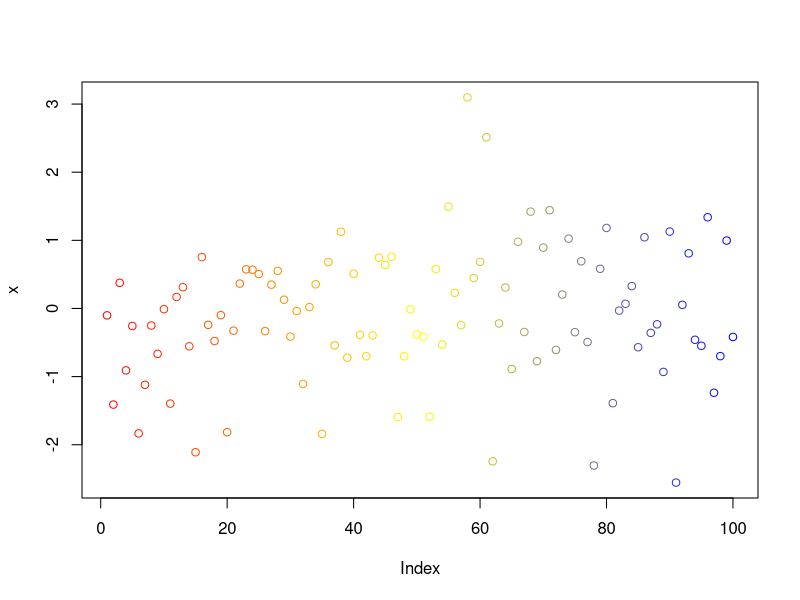
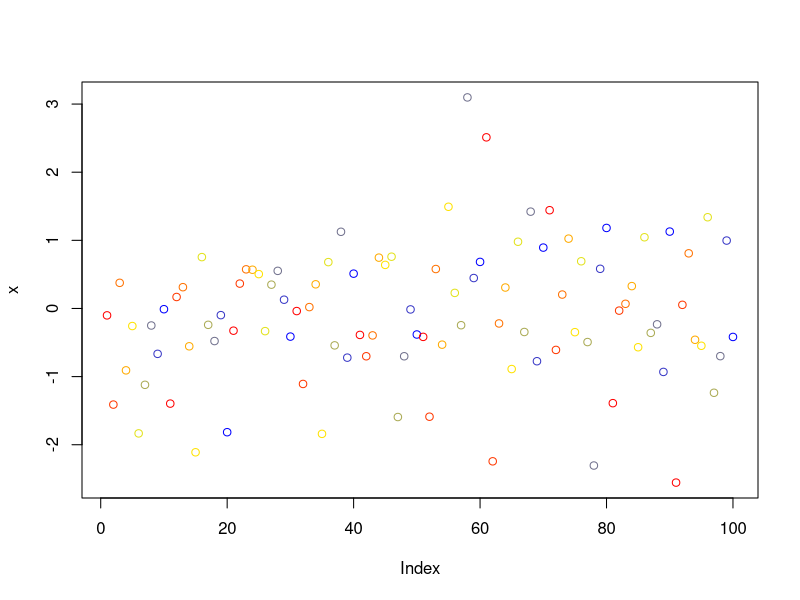
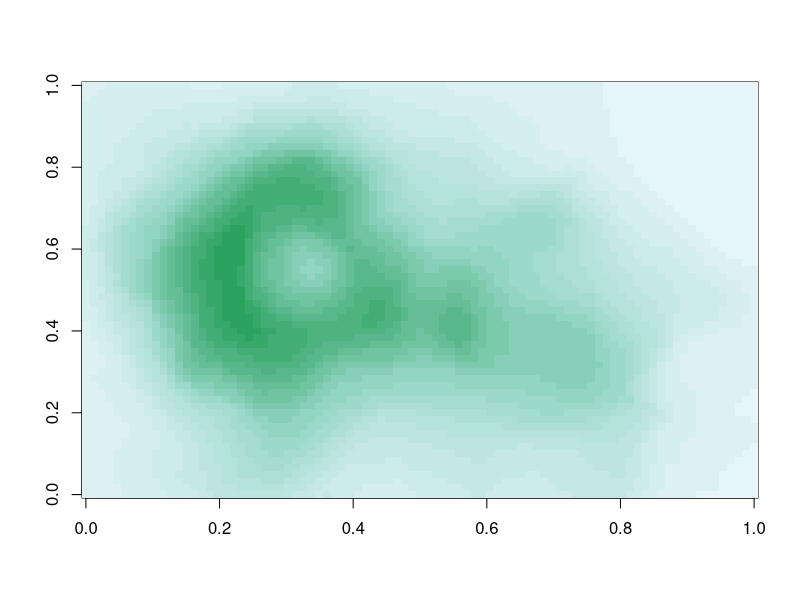
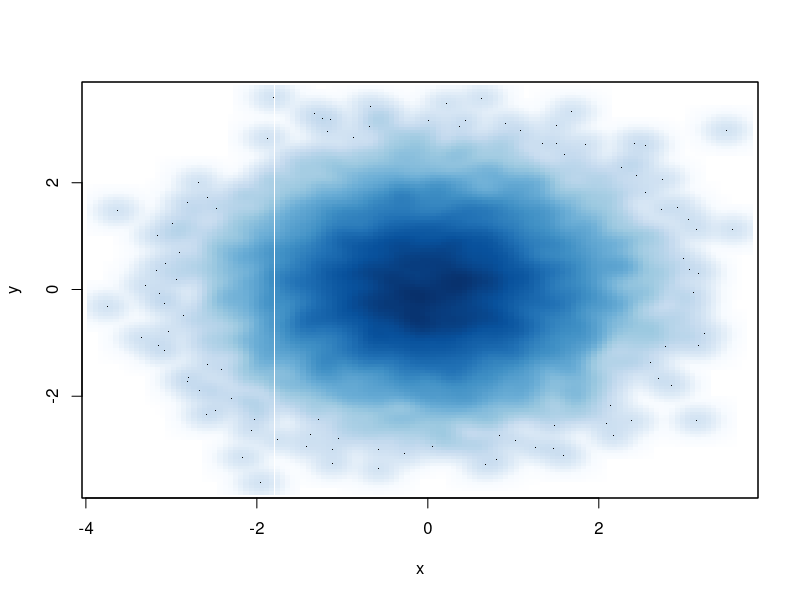
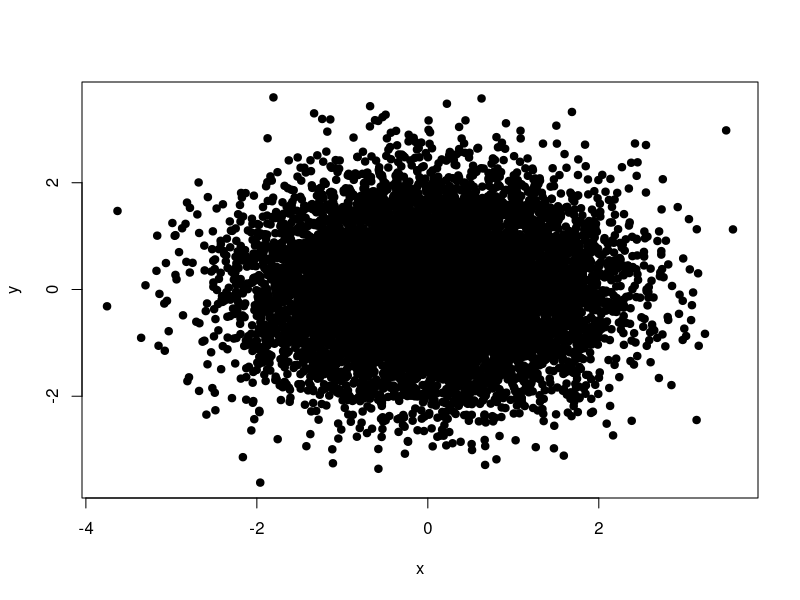
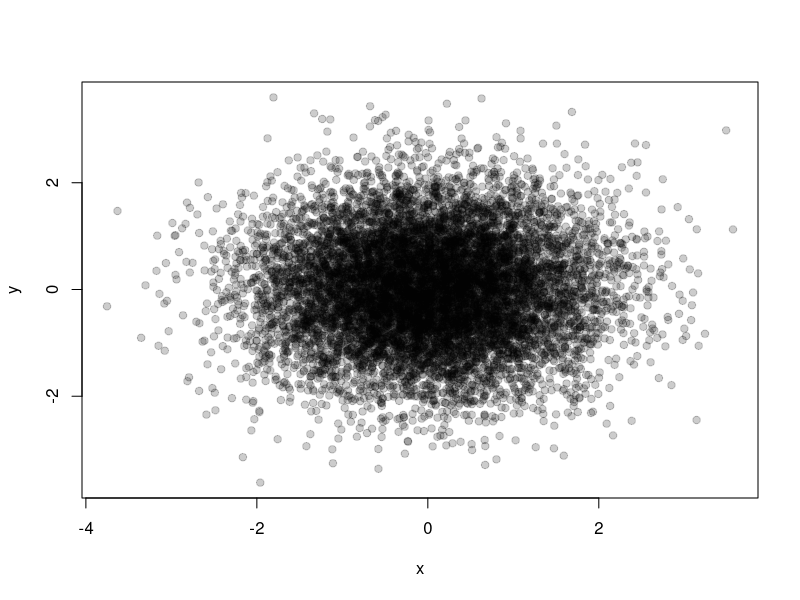

These figures' R source, in order:
pal <- colorRamp(c("red", "blue"))
pal(0)
pal(1)
pal(0.5)
pal(0.63)
pal(seq(0, 1, len = 10))

pal <- colorRampPalette(c("red", "yellow"))
pal(2)
pal(10)

pal <- colorRampPalette(c("red", "yellow", "blue"))
x <- rnorm(100)
plot(x, col = pal(100)) # colorRampPalette_100.svg
plot(x, col = pal(10)) # colorRampPalette_10.svg

library(RColorBrewer)
cols <- brewer.pal(3, "BuGn")
cols
pal <- colorRampPalette(cols)
image(volcano, col = pal(20)) # volcano.svg

x <- rnorm(10000)
y <- rnorm(10000)
smoothScatter(x, y) # smoothScatter.svg

plot(x, y, pch = 19) # scatter_bigdots
plot(x, y, col = rgb(0, 0, 0, 0.2), pch = 19) # scatter_transparentdots





















